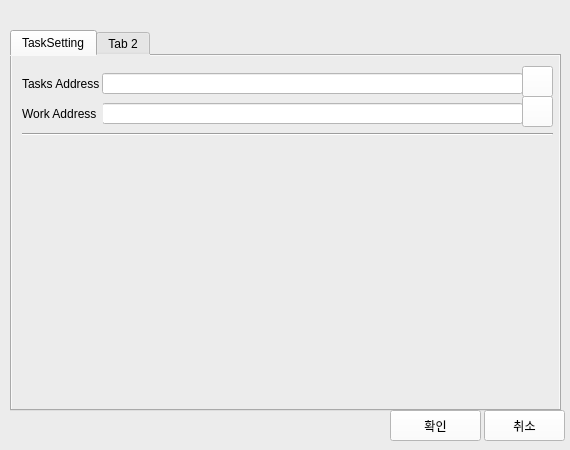
<?xml version="1.0" encoding="UTF-8"?>
<ui version="4.0">
 <class>Setting_Form</class>
 <widget class="QWidget" name="Setting_Form">
  <property name="geometry">
   <rect>
    <x>0</x>
    <y>0</y>
    <width>570</width>
    <height>450</height>
   </rect>
  </property>
  <property name="windowTitle">
   <string>Setting</string>
  </property>
  <property name="styleSheet">
   <string notr="true">background-color: rgb(236, 236, 236);</string>
  </property>
  <widget class="QTabWidget" name="Setting_tabWidget">
   <property name="geometry">
    <rect>
     <x>10</x>
     <y>30</y>
     <width>551</width>
     <height>381</height>
    </rect>
   </property>
   <property name="styleSheet">
    <string notr="true"/>
   </property>
   <property name="currentIndex">
    <number>0</number>
   </property>
   <widget class="QWidget" name="TaskSetting_tab">
    <attribute name="title">
     <string>TaskSetting</string>
    </attribute>
    <widget class="QLabel" name="label">
     <property name="geometry">
      <rect>
       <x>10</x>
       <y>17</y>
       <width>81</width>
       <height>21</height>
      </rect>
     </property>
     <property name="text">
      <string>Tasks Address</string>
     </property>
    </widget>
    <widget class="QLineEdit" name="TasksAddres_lineEdit">
     <property name="geometry">
      <rect>
       <x>90</x>
       <y>17</y>
       <width>421</width>
       <height>21</height>
      </rect>
     </property>
     <property name="styleSheet">
      <string notr="true">background-color: rgb(255, 255, 255);</string>
     </property>
    </widget>
    <widget class="QPushButton" name="FindTasksAddress_BT">
     <property name="geometry">
      <rect>
       <x>510</x>
       <y>10</y>
       <width>31</width>
       <height>31</height>
      </rect>
     </property>
     <property name="styleSheet">
      <string notr="true">background-color: rgb(255, 255, 255);</string>
     </property>
     <property name="text">
      <string/>
     </property>
     <property name="icon">
      <iconset theme="QIcon::ThemeIcon::FolderOpen"/>
     </property>
    </widget>
    <widget class="Line" name="line">
     <property name="geometry">
      <rect>
       <x>10</x>
       <y>70</y>
       <width>531</width>
       <height>16</height>
      </rect>
     </property>
     <property name="orientation">
      <enum>Qt::Orientation::Horizontal</enum>
     </property>
    </widget>
    <widget class="QLineEdit" name="WorksAddres_lineEdit">
     <property name="geometry">
      <rect>
       <x>90</x>
       <y>47</y>
       <width>421</width>
       <height>21</height>
      </rect>
     </property>
     <property name="styleSheet">
      <string notr="true">background-color: rgb(255, 255, 255);</string>
     </property>
    </widget>
    <widget class="QLabel" name="label_2">
     <property name="geometry">
      <rect>
       <x>10</x>
       <y>47</y>
       <width>81</width>
       <height>21</height>
      </rect>
     </property>
     <property name="text">
      <string>Work Address</string>
     </property>
    </widget>
    <widget class="QPushButton" name="FindWorksAddress_BT">
     <property name="geometry">
      <rect>
       <x>510</x>
       <y>40</y>
       <width>31</width>
       <height>31</height>
      </rect>
     </property>
     <property name="styleSheet">
      <string notr="true">background-color: rgb(255, 255, 255);</string>
     </property>
     <property name="text">
      <string/>
     </property>
     <property name="icon">
      <iconset theme="QIcon::ThemeIcon::FolderOpen"/>
     </property>
    </widget>
   </widget>
   <widget class="QWidget" name="tab_2">
    <attribute name="title">
     <string>Tab 2</string>
    </attribute>
   </widget>
  </widget>
  <widget class="QPushButton" name="Ok_BT">
   <property name="geometry">
    <rect>
     <x>390</x>
     <y>410</y>
     <width>91</width>
     <height>31</height>
    </rect>
   </property>
   <property name="styleSheet">
    <string notr="true">background-color: rgb(255, 255, 255);</string>
   </property>
   <property name="text">
    <string>확인</string>
   </property>
  </widget>
  <widget class="QPushButton" name="Close_BT">
   <property name="geometry">
    <rect>
     <x>484</x>
     <y>410</y>
     <width>81</width>
     <height>31</height>
    </rect>
   </property>
   <property name="styleSheet">
    <string notr="true">background-color: rgb(255, 255, 255);</string>
   </property>
   <property name="text">
    <string>취소</string>
   </property>
  </widget>
 </widget>
 <resources/>
 <connections>
  <connection>
   <sender>Close_BT</sender>
   <signal>clicked()</signal>
   <receiver>Setting_Form</receiver>
   <slot>close()</slot>
   <hints>
    <hint type="sourcelabel">
     <x>497</x>
     <y>423</y>
    </hint>
    <hint type="destinationlabel">
     <x>335</x>
     <y>423</y>
    </hint>
   </hints>
  </connection>
 </connections>
</ui>
